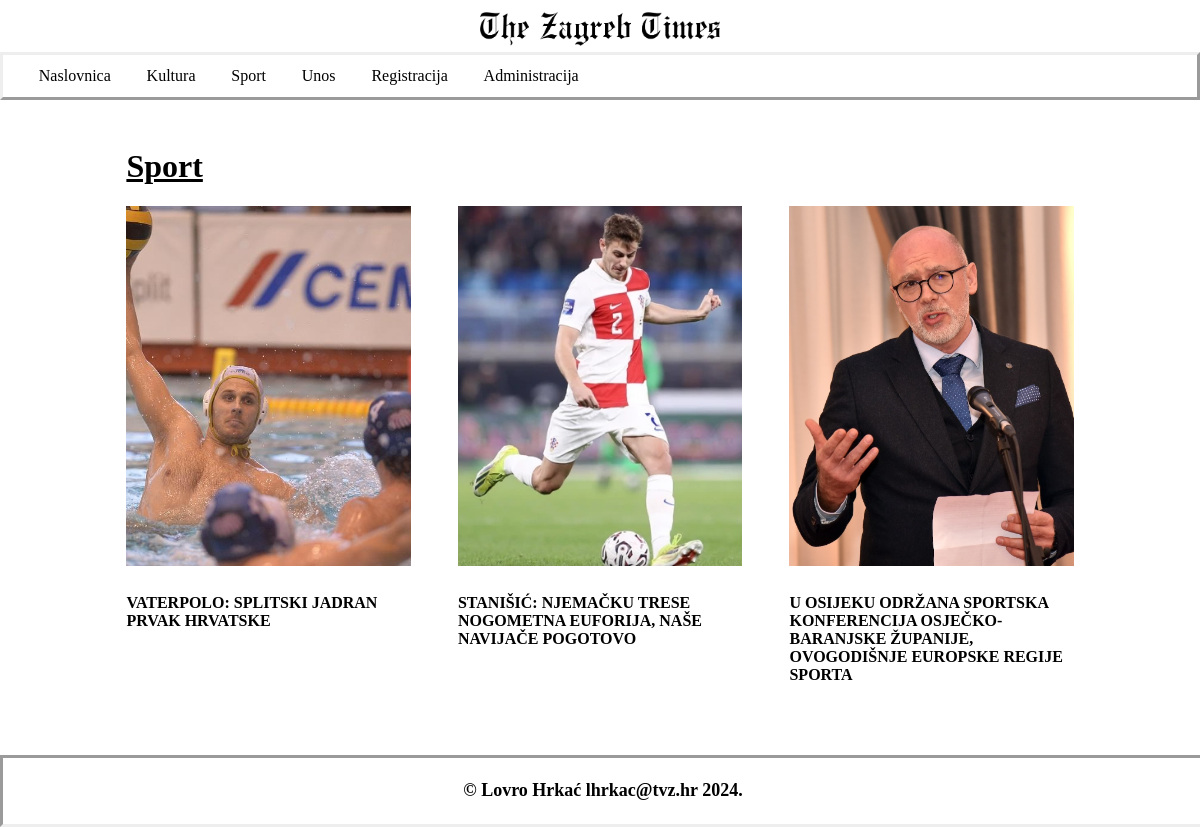
/index.php?menu=3, run on the app's committed database.
### tables this page shows
CREATE TABLE `vijesti` (
  `id` int(11) NOT NULL,
  `datum` varchar(32) NOT NULL,
  `naslov` varchar(300) NOT NULL,
  `sazetak` text NOT NULL,
  `tekst` text NOT NULL,
  `slika` varchar(64) NOT NULL,
  `kategorija` varchar(64) NOT NULL,
  `arhiva` tinyint(1) NOT NULL
);

### sport.php (the view, shortened to what this page needs)
<h1><a href="index.php?menu=3">Sport</a></h1>
<?php
include 'connect.php';
?>
<section class="sport">
<?php
$query = "SELECT * FROM vijesti WHERE arhiva=0 AND kategorija='sport' ORDER BY id DESC";
$result = mysqli_query($dbc, $query);
 echo '<div class="resetka">';
 while($row = mysqli_fetch_array($result)) {
 echo '<article>';
 echo'<div class="article">';
 echo '<div class="sport_img">';
 echo '<a href="clanak.php?id='.$row['id'].'">';
 echo '<img id="slika" src="' . 'img/' . $row['slika'] . '"/>';
 echo '</a></h4>';
 echo '</div>';
 echo '<div class="media_body">';
 echo '<h4 class="title">';
 echo '<a href="clanak.php?id='.$row['id'].'">';
 echo $row['naslov'];
 echo '</a></h4>';
 echo '</div></div>';
 echo '</article>';
 }
 echo '</div>';
 ?>
</section>

### style.css (style rules this page uses)
body { display:flex; flex-direction:column; }
h1 { margin-left:10%; text-decoration: underline; }
h1 a { color:black; text-decoration:none; }
.resetka { display: flex; flex-direction: row; flex-wrap: wrap; justify-content:space-between; margin-left:10%; margin-right:10%; height:auto; }
article { width:30%; margin-bottom:2%; overflow:hidden; max-height:40%; }
h4 { text-decoration:none; text-transform: uppercase; }
h4 a { color:black; text-decoration:none; }
.resetka a { color:black; text-decoration:none; }
#slika { position: relative; left: 50%; transform: translateX(-50%); overflow: hidden; object-fit: cover; height: 30vw; margin-bottom: 1%; }
section { margin-bottom:3%; }

### data on the page
vijesti: slika (picture), naslov "VATERPOLO: SPLITSKI JADRAN PRVAK HRVATSKE"
vijesti: slika (picture), naslov "STANIŠIĆ: NJEMAČKU TRESE NOGOMETNA EUFORIJA, NAŠE NAVIJAČE POGOTOVO"
vijesti: slika (picture), naslov "U OSIJEKU ODRŽANA SPORTSKA KONFERENCIJA OSJEČKO-BARANJSKE ŽUPANIJE, OVOGODIŠNJE EUROPSKE REGIJE SPORTA"
